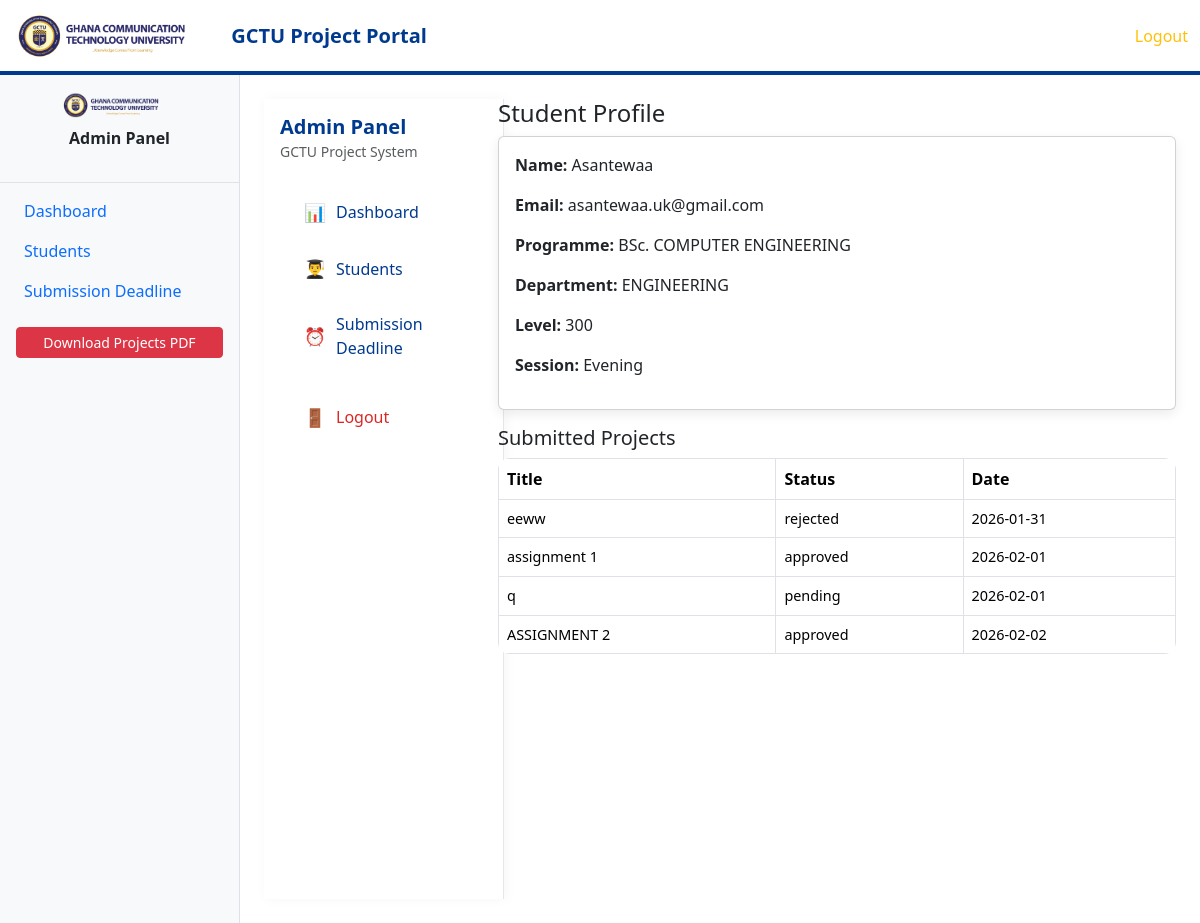
Screenshot of /admin/student/2 (signed in) with the database file from the repository.
### app.py (models this page shows)
class User(db.Model):
    id = db.Column(db.Integer, primary_key=True)
    name = db.Column(db.String(150), nullable=False)
    email = db.Column(db.String(120), unique=True, nullable=False)
    password = db.Column(db.String(200), nullable=False)
    level = db.Column(db.String(20))
    programme = db.Column(db.String(150))
    department = db.Column(db.String(150))
    session_type = db.Column(db.String(50))
    role = db.Column(db.String(20), default="student")

class Project(db.Model):
    id = db.Column(db.Integer, primary_key=True)
    title = db.Column(db.String(200), nullable=False)
    description = db.Column(db.Text, nullable=False)
    file = db.Column(db.String(200))
    status = db.Column(db.String(20), default="pending")
    feedback = db.Column(db.Text)
    created_at = db.Column(db.DateTime, default=datetime.utcnow)
    student_id = db.Column(db.Integer, db.ForeignKey("user.id"))
    student = db.relationship("User", backref="projects")

### app.py (the view)
@app.route("/admin/student/<int:user_id>")
def admin_view_student(user_id):
    if session.get("role") != "admin":
        return redirect(url_for("login"))
    student = User.query.get_or_404(user_id)
    projects = Project.query.filter_by(student_id=user_id).all()
    return render_template(
        "admin/view_student.html",
        student=student,
        projects=projects
    )

### templates/admin/view_student.html
{% extends "base.html" %}
{% block content %}
<div class="row">
    <div class="col-md-3">
        {% include "admin/sidebar.html" %}
    </div>
    <div class="col-md-9">
        <h4>Student Profile</h4>
        <div class="card p-3 mb-3">
            <p><b>Name:</b> {{ student.name }}</p>
            <p><b>Email:</b> {{ student.email }}</p>
            <p><b>Programme:</b> {{ student.programme }}</p>
            <p><b>Department:</b> {{ student.department }}</p>
            <p><b>Level:</b> {{ student.level }}</p>
            <p><b>Session:</b> {{ student.session_type }}</p>
        </div>
        <h5>Submitted Projects</h5>
        <table class="table table-bordered">
            <tr>
                <th>Title</th>
                <th>Status</th>
                <th>Date</th>
            </tr>
            {% for p in projects %}
            <tr>
                <td>{{ p.title }}</td>
                <td>{{ p.status }}</td>
                <td>{{ p.created_at.strftime('%Y-%m-%d') }}</td>
            </tr>
            {% endfor %}
        </table>
    </div>
</div>
{% endblock %}

### static/css/gctu.css (style rules this page uses)
body { background-color: #f4f6f9; font-family: "Segoe UI", sans-serif; color: #1f2937; }
.card { border-radius: 12px; border: none; box-shadow: 0 4px 12px rgba(0,0,0,0.08); }
.table { background: #ffffff; border-radius: 12px; overflow: hidden; }
.table tbody td { vertical-align: middle; font-size: 0.9rem; }
h1, h2, h3, h4, h5 { color: #003A8F; font-weight: 700; }

### rows the page displays
User: name "Asantewaa", email "asantewaa.uk@gmail.com", programme "BSc. COMPUTER ENGINEERING", department "ENGINEERING", level "300", session_type "Evening"
Project: title "eeww", status "rejected", created_at "2026-01-31"
Project: title "assignment 1", status "approved", created_at "2026-02-01"
Project: title "q", status "pending", created_at "2026-02-01"
Project: title "ASSIGNMENT 2", status "approved", created_at "2026-02-02"
